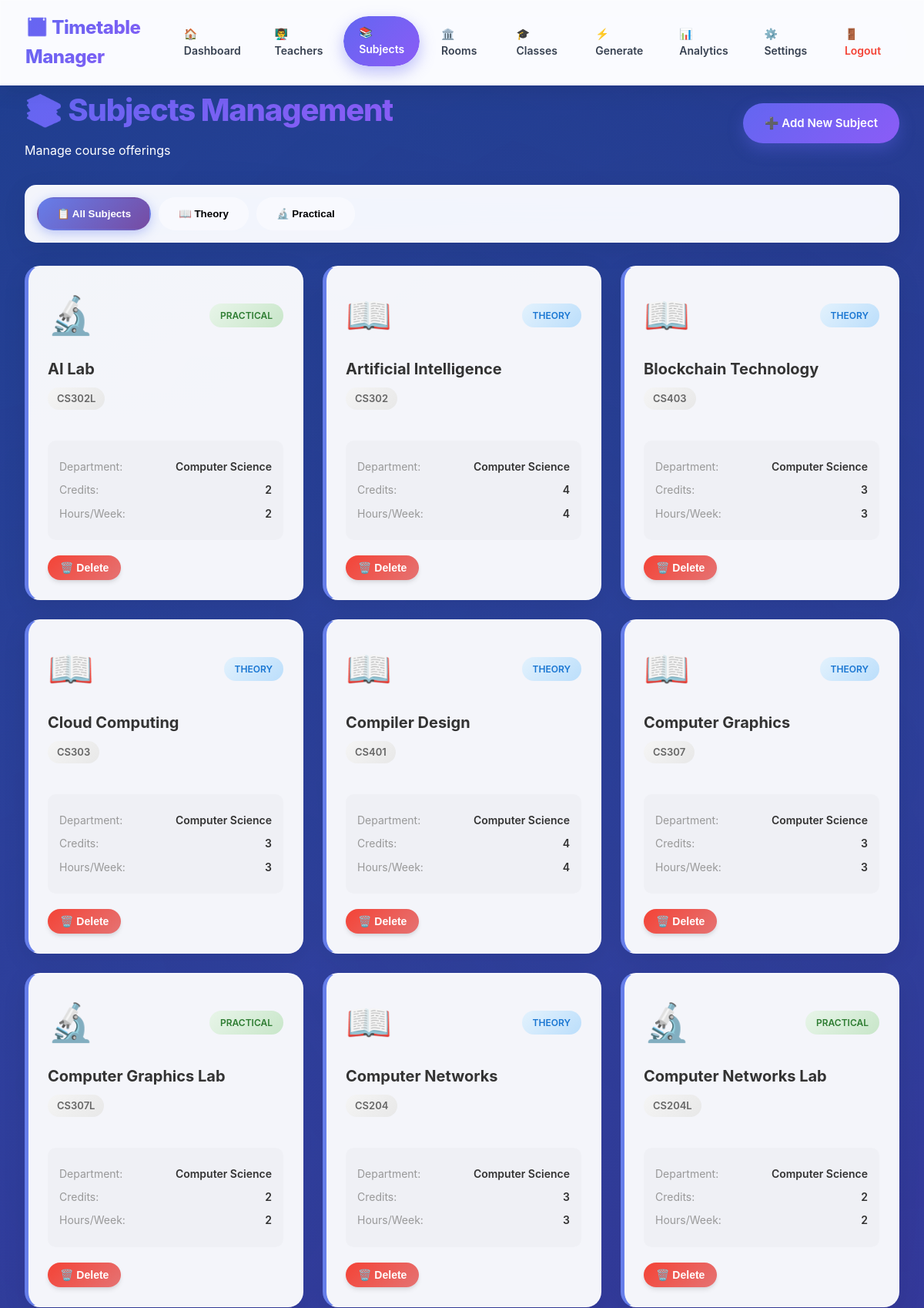
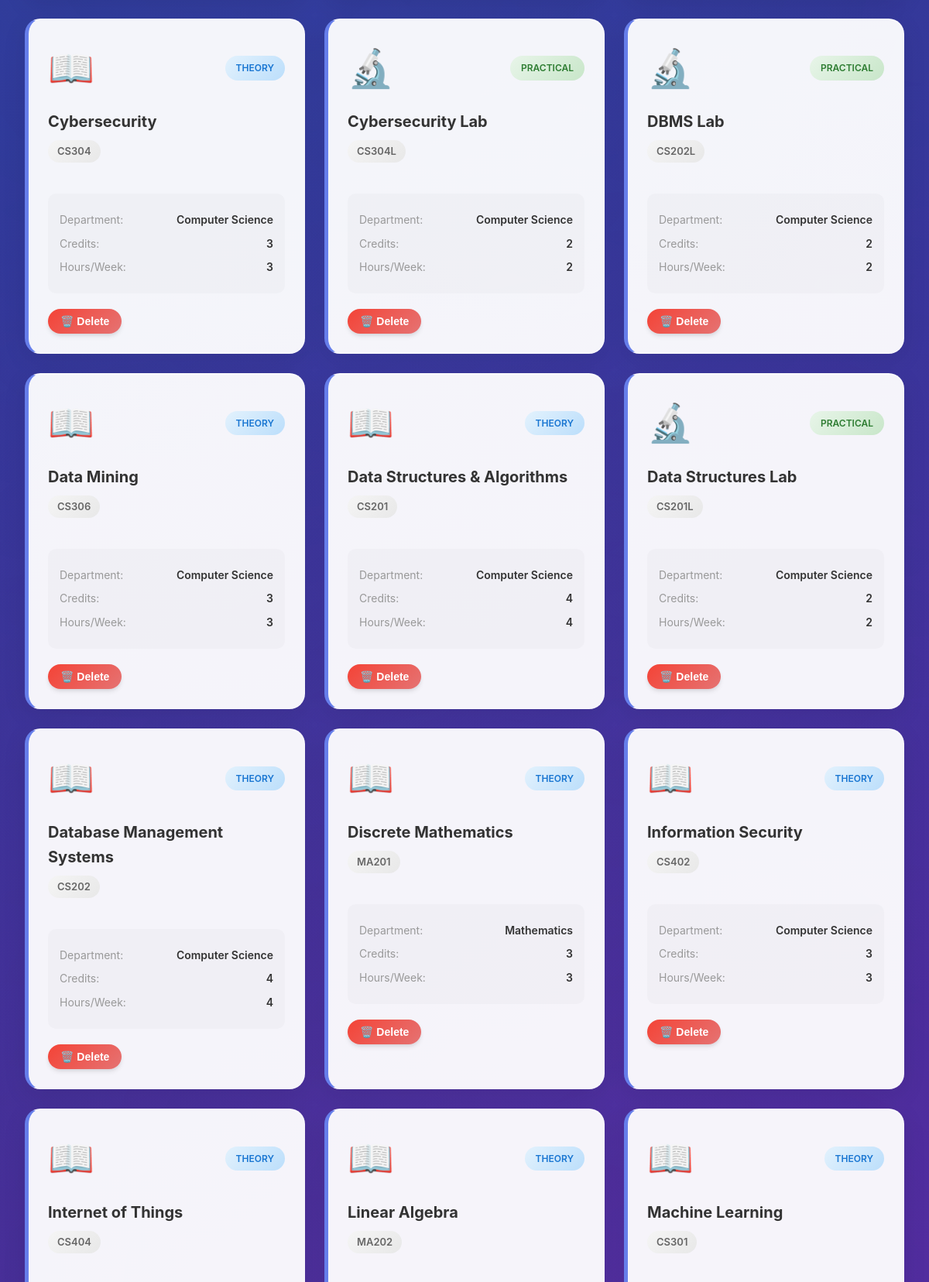
/subjects (signed in, upper part), run on the app's committed database (2 pictures, top to bottom).
### tables this page shows
CREATE TABLE subjects (
            id INTEGER PRIMARY KEY AUTOINCREMENT,
            name TEXT NOT NULL,
            code TEXT NOT NULL,
            department TEXT,
            credits INTEGER,
            hours_per_week INTEGER,
            theory_practical TEXT,
            user_id INTEGER NOT NULL,
            created_at TIMESTAMP DEFAULT CURRENT_TIMESTAMP,
            FOREIGN KEY (user_id) REFERENCES users (id)
        );

### app.py (the view)
@app.route('/subjects')
@login_required
def subjects():
    conn = get_db_connection()
    subjects = conn.execute('''
        SELECT * FROM subjects WHERE user_id = ? ORDER BY name
    ''', (session['user_id'],)).fetchall()
    conn.close()
    return render_template('subjects.html', subjects=subjects)

### app.py (called while the page is built)
def login_required(f):
    @wraps(f)
    def decorated_function(*args, **kwargs):
        if 'user_id' not in session:
            flash('Please login to access this page.', 'warning')
            return redirect(url_for('login'))
        return f(*args, **kwargs)
    return decorated_function

### database.py (called while the page is built)
def get_db_connection():
    conn = sqlite3.connect(DATABASE)
    conn.row_factory = sqlite3.Row
    return conn

### templates/subjects.html (shortened to what this page needs)
<!DOCTYPE html>
<html lang="en">
<head>
    <link rel="stylesheet" href="{{ url_for('static', filename='css/style.css') }}">
</head>
<body>
    <nav class="navbar glass">
        <div class="nav-brand gradient-text">📅 Timetable Manager</div>
        <div class="nav-links">
            <a href="{{ url_for('dashboard') }}">🏠 Dashboard</a>
            <a href="{{ url_for('teachers') }}">👨‍🏫 Teachers</a>
            <a href="{{ url_for('subjects') }}" class="active">📚 Subjects</a>
            <a href="{{ url_for('rooms') }}">🏛️ Rooms</a>
            <a href="{{ url_for('classes') }}">🎓 Classes</a>
            <a href="{{ url_for('generate_timetable') }}">⚡ Generate</a>
            <a href="{{ url_for('analytics') }}">📊 Analytics</a>
            <a href="{{ url_for('settings') }}">⚙️ Settings</a>
            <a href="{{ url_for('logout') }}" style="color: #f44336;">🚪 Logout</a>
        </div>
    </nav>
    <div class="container">
        <div class="page-header fade-in-up">
            <div>
                <h1 class="gradient-text">📚 Subjects Management</h1>
                <p style="color: white; margin-top: 8px;">Manage course offerings</p>
            </div>
            <a href="{{ url_for('add_subject') }}" class="btn btn-primary glow-on-hover">
                ➕ Add New Subject
            </a>
        </div>
        <div class="filter-tabs glass fade-in-up" style="animation-delay: 0.1s;">
            <button class="tab-btn active" onclick="filterByType('all')">
                📋 All Subjects
            </button>
            <button class="tab-btn" onclick="filterByType('Theory')">
                📖 Theory
            </button>
            <button class="tab-btn" onclick="filterByType('Practical')">
                🔬 Practical
            </button>
        </div>
        <div class="subjects-grid fade-in-up" style="animation-delay: 0.2s;">
            {% for subject in subjects %}
            <div class="subject-card glass zoom-hover" data-type="{{ subject['theory_practical'] }}">
                <div class="subject-header">
                    <div class="subject-icon">
                        {% if subject['theory_practical'] == 'Theory' %}📖{% else %}🔬{% endif %}
                    </div>
                    <div class="subject-type-badge {{ 'theory' if subject['theory_practical'] == 'Theory' else 'practical' }}">
                        {{ subject['theory_practical'] }}
                    </div>
                </div>
                <h3 class="subject-name">{{ subject['name'] }}</h3>
                <div class="subject-code">{{ subject['code'] }}</div>
                <div class="subject-details">
                    <div class="detail-item">
                        <span class="detail-label">Department:</span>
                        <span class="detail-value">{{ subject['department'] }}</span>
                    </div>
                    <div class="detail-item">
                        <span class="detail-label">Credits:</span>
                        <span class="detail-value">{{ subject['credits'] }}</span>
                    </div>
                    <div class="detail-item">
                        <span class="detail-label">Hours/Week:</span>
                        <span class="detail-value">{{ subject['hours_per_week'] }}</span>
                    </div>
                </div>
                <div class="subject-actions">
                    <button onclick="deleteSubject({{ subject['id'] }}, '{{ subject['name'] }}')"
                            class="btn btn-danger btn-sm">
                        🗑️ Delete
                    </button>
                </div>
            </div>
            {% endfor %}
        </div>
    </div>
</body>
</html>

### templates/subjects.html (style rules this page uses)
.filter-tabs { display: flex; gap: 10px; padding: 15px; border-radius: 15px; margin-bottom: 30px; flex-wrap: wrap; }
.tab-btn { padding: 12px 24px; border: 2px solid transparent; background: rgba(255, 255, 255, 0.5); border-radius: 25px; font-weight: 600; cursor: pointer; transition: all 0.3s; }
.tab-btn.active { background: linear-gradient(135deg, #667eea, #764ba2); color: white; box-shadow: 0 4px 15px rgba(102, 126, 234, 0.4); }
.subjects-grid { display: grid; grid-template-columns: repeat(auto-fill, minmax(320px, 1fr)); gap: 25px; }
.subject-card { padding: 25px; border-radius: 20px; border-left: 5px solid #667eea; transition: all 0.3s; }
.subject-header { display: flex; justify-content: space-between; align-items: center; margin-bottom: 15px; }
.subject-icon { font-size: 48px; animation: float-icon 3s ease-in-out infinite; }
.subject-type-badge { padding: 6px 14px; border-radius: 20px; font-size: 12px; font-weight: 600; text-transform: uppercase; }
.subject-type-badge.theory { background: linear-gradient(135deg, #e3f2fd, #bbdefb); color: #1976d2; }
.subject-type-badge.practical { background: linear-gradient(135deg, #e8f5e9, #c8e6c9); color: #2e7d32; }
.subject-name { font-size: 20px; color: #333; margin-bottom: 8px; font-weight: bold; }
.subject-code { display: inline-block; padding: 4px 12px; background: linear-gradient(135deg, #f5f5f5, #e8e8e8); border-radius: 15px; font-size: 13px; font-weight: 600; color: #666; margin-bottom: 20px; }
.subject-details { margin: 20px 0; padding: 15px; background: rgba(0, 0, 0, 0.02); border-radius: 10px; }
.detail-item { display: flex; justify-content: space-between; margin: 8px 0; font-size: 14px; }
.detail-label { color: #999; }
.detail-value { font-weight: 600; color: #333; }
.subject-actions { display: flex; gap: 10px; margin-top: 20px; }
.btn-sm { padding: 8px 16px; font-size: 14px; }
.btn-danger { background: linear-gradient(135deg, #f44336, #e57373); color: white; border: none; border-radius: 20px; cursor: pointer; transition: all 0.3s; }

### data on the page
subjects: theory_practical "PRACTICAL", name "AI Lab", code "CS302L", department "Computer Science", credits "2", hours_per_week "2"
subjects: theory_practical "THEORY", name "Artificial Intelligence", code "CS302", department "Computer Science", credits "4", hours_per_week "4"
subjects: theory_practical "THEORY", name "Blockchain Technology", code "CS403", department "Computer Science", credits "3", hours_per_week "3"
subjects: theory_practical "THEORY", name "Cloud Computing", code "CS303", department "Computer Science", credits "3", hours_per_week "3"
subjects: theory_practical "THEORY", name "Compiler Design", code "CS401", department "Computer Science", credits "4", hours_per_week "4"
subjects: theory_practical "THEORY", name "Computer Graphics", code "CS307", department "Computer Science", credits "3", hours_per_week "3"
subjects: theory_practical "PRACTICAL", name "Computer Graphics Lab", code "CS307L", department "Computer Science", credits "2", hours_per_week "2"
subjects: theory_practical "THEORY", name "Computer Networks", code "CS204", department "Computer Science", credits "3", hours_per_week "3"
subjects: theory_practical "PRACTICAL", name "Computer Networks Lab", code "CS204L", department "Computer Science", credits "2", hours_per_week "2"
subjects: theory_practical "THEORY", name "Cybersecurity", code "CS304", department "Computer Science", credits "3", hours_per_week "3"
subjects: theory_practical "PRACTICAL", name "Cybersecurity Lab", code "CS304L", department "Computer Science", credits "2", hours_per_week "2"
subjects: theory_practical "PRACTICAL", name "DBMS Lab", code "CS202L", department "Computer Science", credits "2", hours_per_week "2"
subjects: theory_practical "THEORY", name "Data Mining", code "CS306", department "Computer Science", credits "3", hours_per_week "3"
subjects: theory_practical "THEORY", name "Data Structures & Algorithms", code "CS201", department "Computer Science", credits "4", hours_per_week "4"
subjects: theory_practical "PRACTICAL", name "Data Structures Lab", code "CS201L", department "Computer Science", credits "2", hours_per_week "2"
subjects: theory_practical "THEORY", name "Database Management Systems", code "CS202", department "Computer Science", credits "4", hours_per_week "4"
subjects: theory_practical "THEORY", name "Discrete Mathematics", code "MA201", department "Mathematics", credits "3", hours_per_week "3"
subjects: theory_practical "THEORY", name "Information Security", code "CS402", department "Computer Science", credits "3", hours_per_week "3"
subjects: theory_practical "THEORY", name "Internet of Things", code "CS404"
subjects: theory_practical "THEORY", name "Linear Algebra", code "MA202"
subjects: theory_practical "THEORY", name "Machine Learning", code "CS301"
